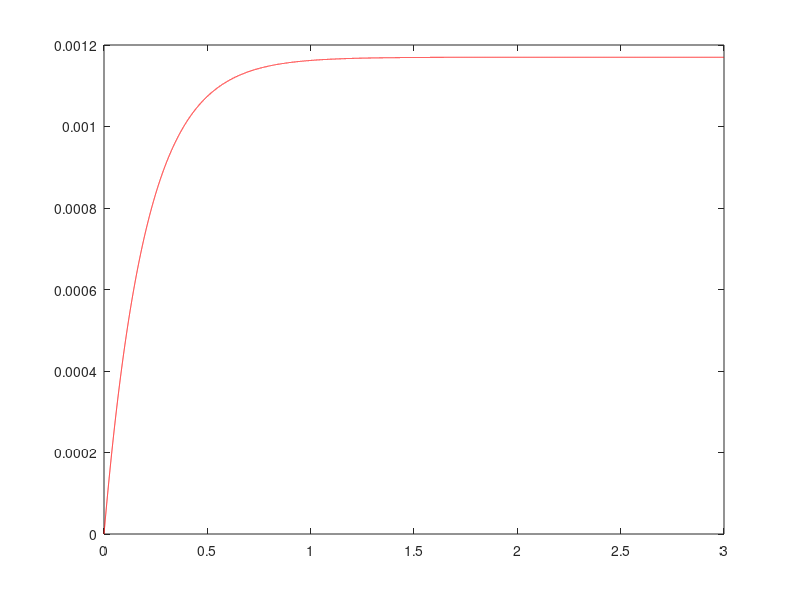

MATLAB code to generate this figure:
clear all; close all; clc;

f = @(x,y) (-5*y) + 5.85e-3; %x=t y=Q
h=0.0001;
x = 0:h:3;
y = zeros(1,length(x));
p = zeros(1, length(x));
y(1) = 0 ;


for i = 2:length(x)
    p(i) = y(i-1) + h.*(f(x(i-1), y(i-1)));
    y(i) = y(i-1) + ((h./2).*((f(x(i-1), y(i-1))) + f(x(i), p(i))));
    
    
end


plot(x,y,'r-')
